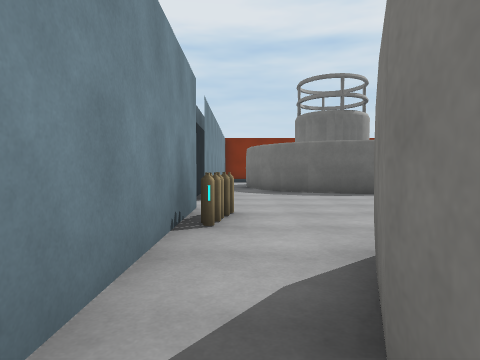
[1] (above)

22 first-person views from a walk through a Unity game level. The camera is 1.2 m above the floor, tilts 2° down and sees 75° across. The floor is counted in squares, 2 m on a side. Each view is taken from the middle of a square. On the plan, view 1 faces up. The plan holds only what a view shows up to about 9 squares ahead; the rest is blank. The place goes on beyond the plan. The player character is not drawn. Door leaves are left out, so doorways stand open. Some surface patterns are stand-ins.

[2]
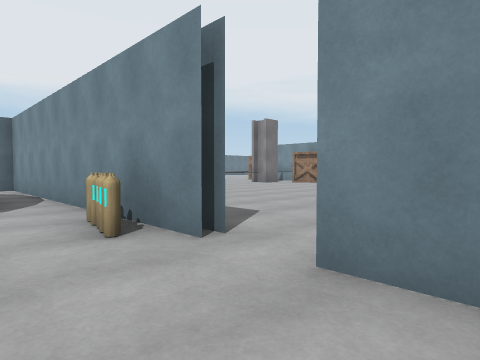

[3]
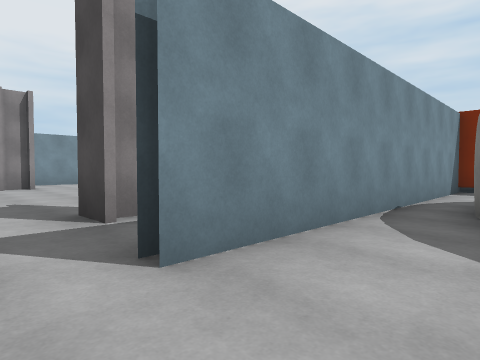

[4]
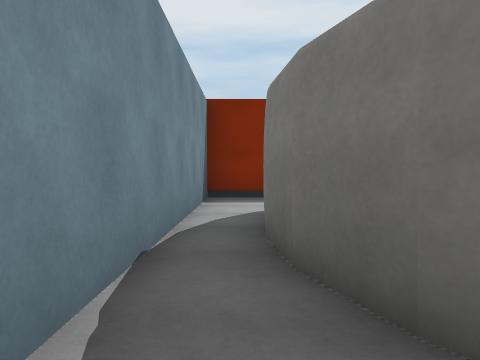

[5]
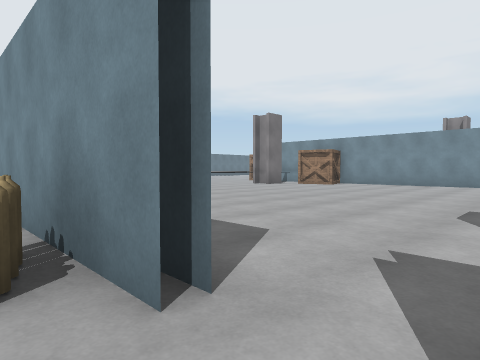

[6]
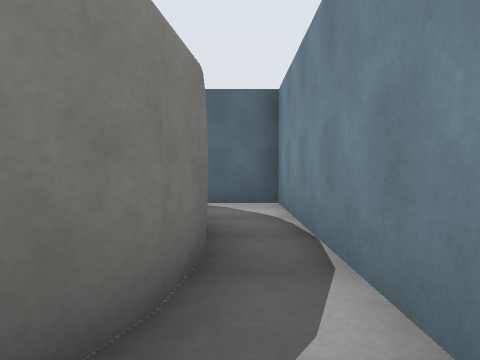

[7]
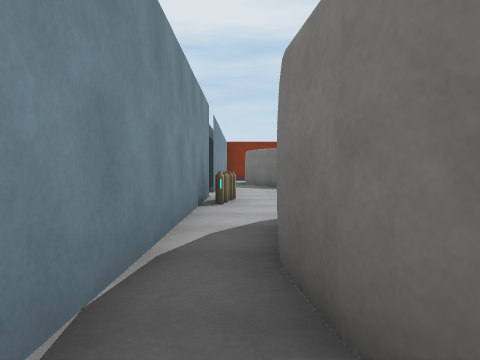

[8]
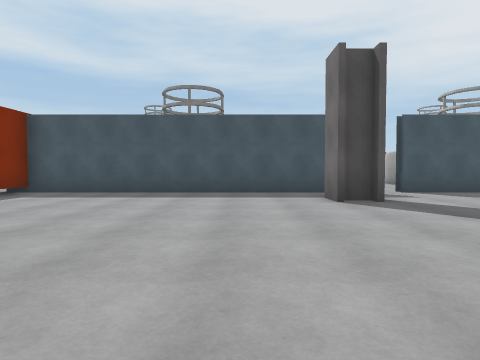

[9]
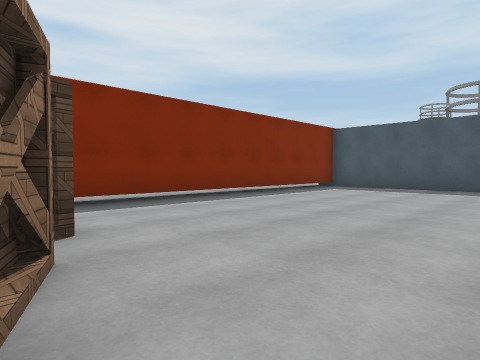

[10]
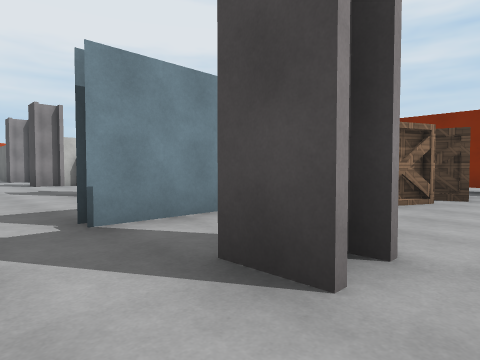

[11]
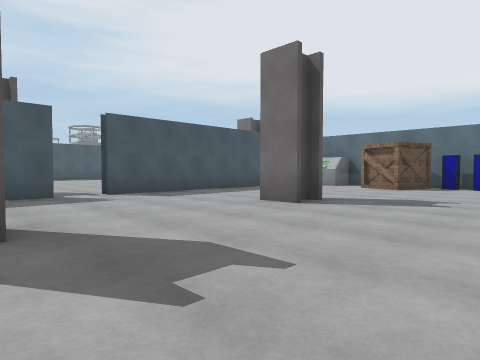

[12]
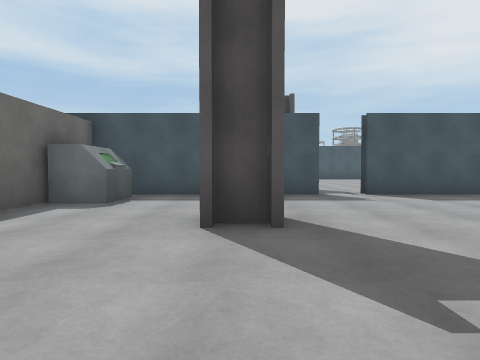

[13]
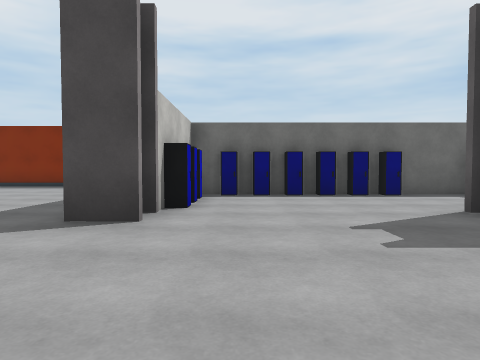

[14]
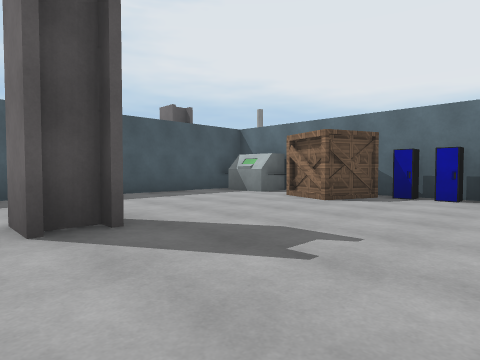

[15]
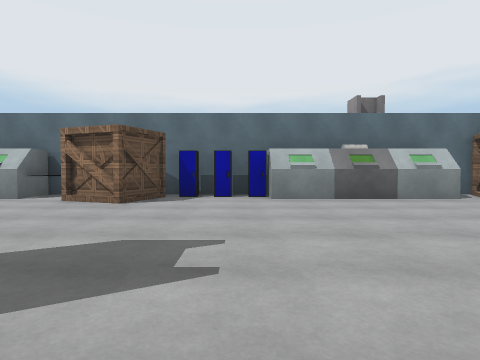

[16]
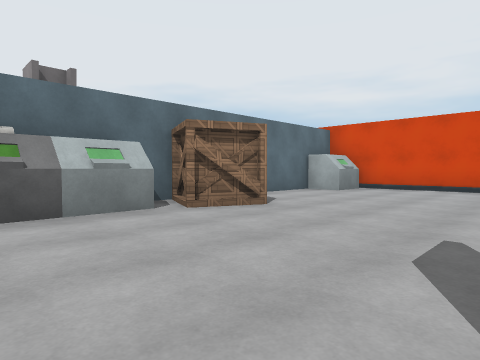

[17]
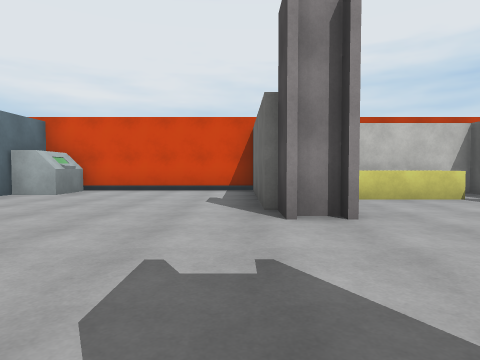

[18]
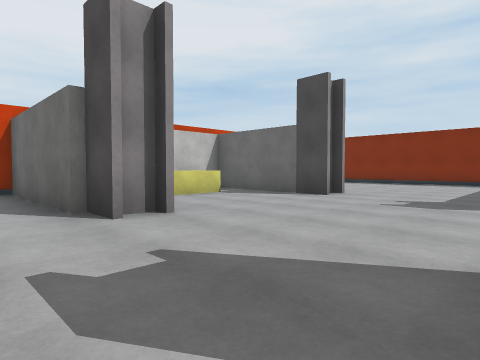

[19]
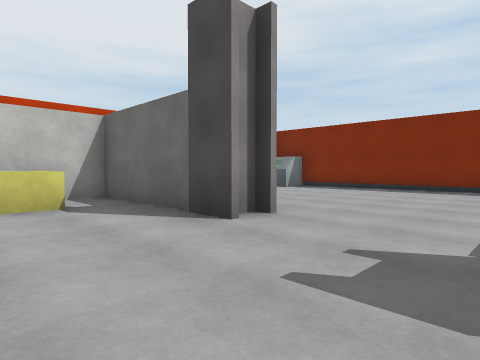

[20]
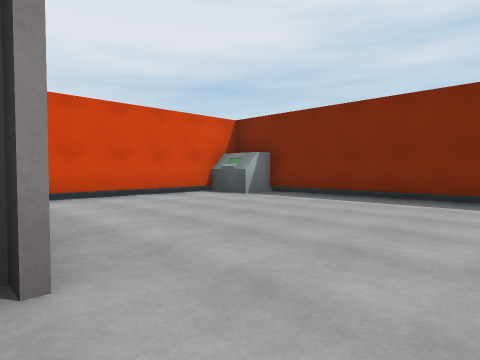

[21]
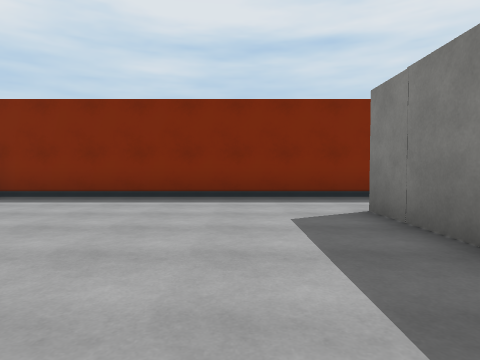

[22]
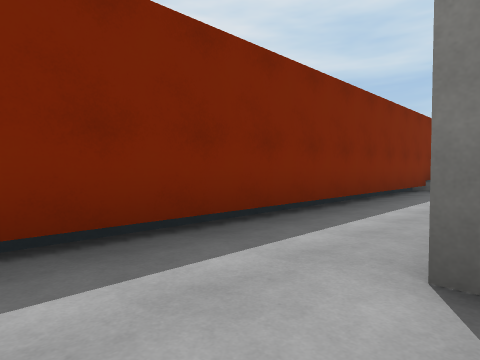

### Floor plan
Points are (right, up) in squares from view 1. A wall is a line through its corners. A room is listed if a view was taken in it or the views show most of it. See-through windows are left out.
Room 1 (views 1, 2, 3, 4, 5, 6, 7)
walls: (-0.7, 4.9) (-0.7, -3.5) (0.6, -3.5); (-1, 4.9) (-1, 4.4); (-1, 7.5) (-1, 6.9); (-1, 8.1) (-1, 7.6); (1.6, 8) (1.1, 8.4) (0.5, 9.2); (0.6, 9) (0.3, 9.9); (0.3, 0.7) (0.6, 1.5); (0.3, 9.8) (0.2, 10.8); (0.2, -0.2) (0.3, 0.8); (0.3, -1.1) (0.2, -0.1); (0.5, -1.4) (0.3, -0.9); (-0.7, 12.5) (-0.7, 5.9)
ways out: open door at (-1, 5.5) to room 2; opening at (0, 12)
objects: other object (0, 3); other object (0, 4)
Room 2 (views 8, 9, 10)
walls: (-1, 2.8) (-1, 4.9); (-12.4, 8) (-12.4, 6.1); (-1, 6.8) (-1, 14.9); (-3.6, 14.5) (-10.5, 14.5); (-0.9, 14.5) (-2, 14.5)
ways out: open door at (-1, 5.5) to room 1; open door at (-12.5, 5.5) to room 3
objects: box (-12, 10) to (-11, 11); box (-11, 12) to (-10, 13); pillar (-10, 7); pillar (-3, 7)
Room 3 (views 11, 12, 13, 14, 15, 16, 17, 18, 19, 20, 21, 22)
walls: (-26.5, 2.4) (-30.6, 2.4) (-30.6, -2.6); (-26.5, 7.6) (-29.7, 7.6) (-29.7, 4.9); (-22.2, 10.4) (-22.2, 12.5); (-28.2, 6.5) (-28.2, 4.2); (-12.7, 6.1) (-12.7, 7); (-12.7, 2.2) (-12.7, 5.1); (-12.7, 8.9) (-12.7, 9.5); (-14.2, 11.5) (-21, 11.5); (-28.5, -3.5) (-27.2, -3.5); (-29.4, -3.5) (-28.9, -3.5); (-12.7, -1.4) (-12.7, 0.8); (-30.6, 13.8) (-30.6, 9.5); (-13.9, 14.5) (-29.4, 14.5)
low walls: (-30.9, 2.5) (-30.9, -2.4); (-21.1, 14.8) (-29.4, 14.8); (-30.9, 12.4) (-30.9, 9.6); (-14.3, 14.2) (-14.3, 14.8); (-30.9, 13.8) (-30.9, 12.5)
ways out: open door at (-12.5, 5.5) to room 2
objects: computer (-30, -3); computer (-30, 14); pillar (-26, 3); pillar (-26, 8); box (-25, -3) to (-24, -2); computer (-23, -3) to (-23, -2); computer (-22, -3); pillar (-22, 8); computer (-21, -3) to (-20, -3); other object (-21, 9); other object (-21, 10); other object (-20, 11); other object (-19, -3); other object (-19, 11); other object (-18, -3); other object (-18, 11); box (-17, -3) to (-16, -2); pillar (-17, 3) to (-16, 3); pillar (-17, 8) to (-16, 8); other object (-17, 11); computer (-14, -2); computer (-14, 10) to (-13, 11)

Where each view was taken, in squares from view 1:
view 1: 0 up, 0 right, facing up
view 2: 7 up, 1 right, facing down-left
view 3: 5 up, 1 right, facing up-left
view 4: 8 up, 0 right, facing up
view 5: 6 up, 0 right, facing down-left
view 6: 2 up, 0 right, facing down
view 7: 2 down, 0 right, facing up
view 8: 9 up, 9 left, facing right
view 9: 9 up, 11 left, facing up-right
view 10: 5 up, 9 left, facing up-left
view 11: 8 up, 20 left, facing down-right
view 12: 8 up, 20 left, facing right
view 13: 4 up, 20 left, facing up
view 14: 4 up, 20 left, facing down-right
view 15: 4 up, 19 left, facing down
view 16: 2 up, 21 left, facing down-left
view 17: 2 up, 22 left, facing left
view 18: 1 up, 22 left, facing up-left
view 19: 5 up, 23 left, facing up-left
view 20: 8 up, 24 left, facing up-left
view 21: 8 up, 24 left, facing up
view 22: 12 up, 24 left, facing up-right
